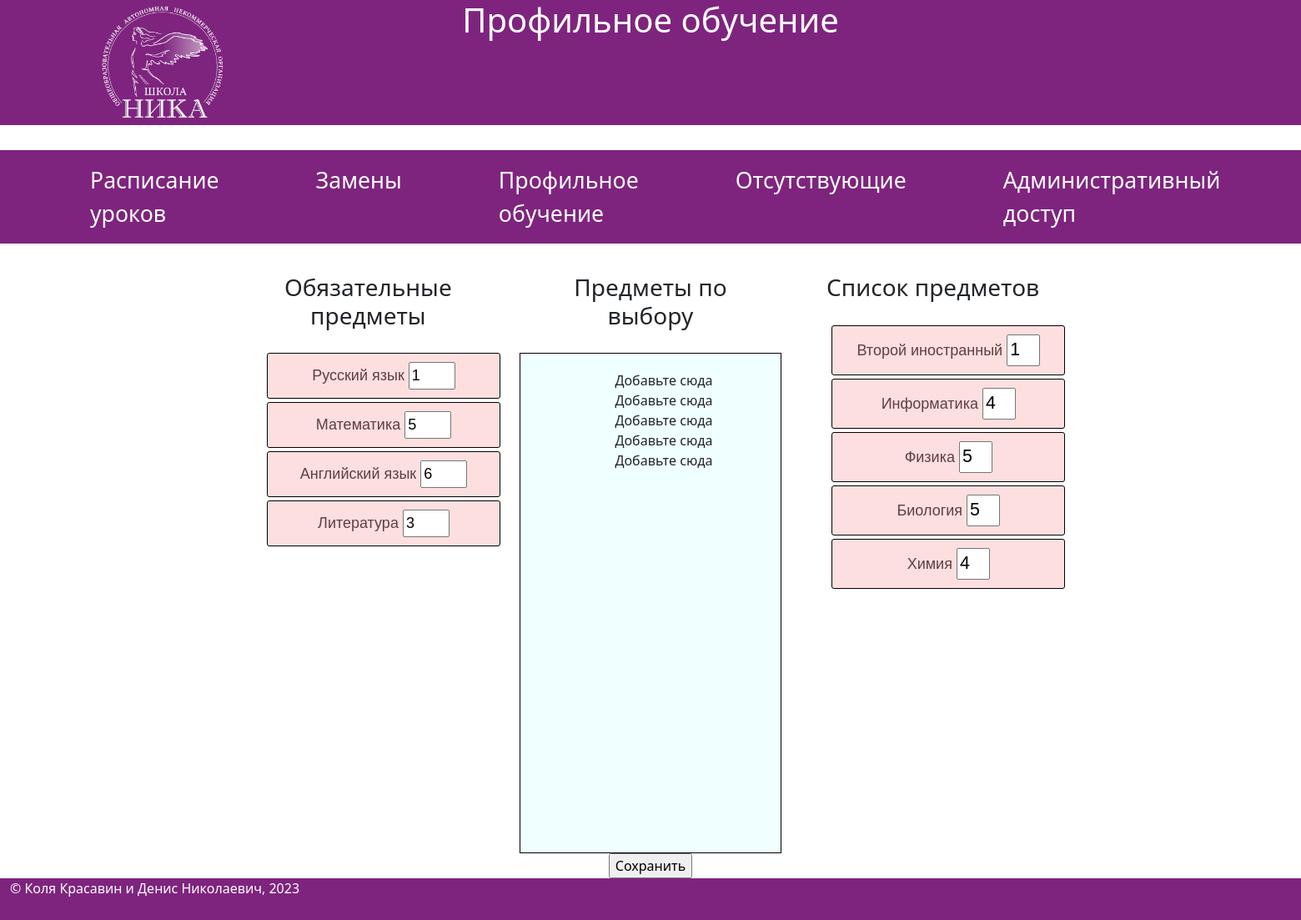
/profile, run on the app's committed database.
### app/models.py (models this page shows, shortened)
class Subjects(db.Model):
    subject_id = db.Column(db.Integer, primary_key=True)
    subject_name = db.Column(db.String(30), index=True, unique=True)
    subject_name_eng = db.Column(db.String(30), index=True, unique=True)
    subj_min = db.Column(db.Integer)
    subj_max = db.Column(db.Integer)
    subj_value = db.Column(db.Integer)
    subj_general = db.Column(db.Boolean, default=True) # по умолчанию обязательный
    subj_10 = db.Column(db.Boolean, default=True)#по умолчанию для 10 класса

### app/routes.py (the view)
@app.route('/profile')
def profile():
    title = 'Профильное обучение'
    subjects_general = Subjects.query.filter_by(subj_general=1).all()
    subjects = Subjects.query.filter_by(subj_general=0).all()
    return render_template('profile.html',
                           title=title,
                           subjects_general=subjects_general,
                            subjects=subjects)

### app/templates/profile.html (shortened to what this page needs)
{% extends  "base.html" %}
{% block content %}
<link rel="stylesheet" href="{{ url_for('static', filename='style2.css') }}">
<div class="row">
    <div class="col-2"></div>
    <div class="col-8 inner_main">
      <div class="container-fluid" id="container">
                    <div class="row">
                        <div class="col-4 start_drop">
                            <h3>Обязательные предметы</h3>
                                <ul id="general">
                                    {% for subj in subjects_general%}
                                    <li class="ui-widget ui-corner-all ui-state-error">
                                        {{ subj.subject_name }}
                                        <input type="number" id="item-{{ subj.subject_name_eng }}" name="item-{{subj.subject_name_eng}}" min="{{subj.subj_min}}" max="{{subj.subj_max}}" value="{{subj.subj_value}}">
                                    </li>
                                    {% endfor %}
                                </ul>
                        </div>
                        <div class="col-4 start_drop">
                            <h3>Предметы по выбору</h3>
                            <div id="droppable">
                                <form id="subj_form" method="POST" onsubmit="form_submit()">
                                <ul id="droplist">
                                    <li>Добавьте сюда</li>
                                    <li>Добавьте сюда</li>
                                    <li>Добавьте сюда</li>
                                    <li>Добавьте сюда</li>
                                    <li>Добавьте сюда</li>
                                </ul>
                                </form>
                            </div>
                        <input type="submit" id="sub" value="Сохранить">
                        </div>
                        <div class="col-4 start_drop">
                            <h3>Список предметов</h3>
                            <ul>
                                {% for subj in subjects%}
                                <li class="draggable itemx ui-widget ui-corner-all ui-state-error">
                                    <span>{{subj.subject_name}}</span>
                                    <span>
                                        <input type="number" class="numb" id="item-{{subj.subject_name_eng}}" name="item-{{subj.subject_name_eng}}" min="{{subj.subj_min}}" max="{{subj.subj_max}}" value="{{subj.subj_value}}">
                                    </span>
                                </li>
                                {% endfor %}
                            </ul>
                        </div>
                    </div>
            </div>
    </div>
    <div class="col-2"></div>
</div>
{% endblock %}

### app/static/style.css (style rules this page uses)
body { margin: 0; padding: 0; font-family:'Segoe UI', Tahoma, Geneva, Verdana, sans-serif; }

### app/static/style2.css (style rules this page uses)
.draggable, .item_new { font-size: large; border: thin solid black; padding: 10px; width: 280px; text-align: center; margin: 4px; }
#general li { font-size: large; border: thin solid black; padding: 10px; width: 280px; text-align: center; margin: 4px; }
.start_drop #droppable { position: relative; border: thin solid black; padding: 20px; width: auto; height: auto; min-height: 600px; background-color: azure; }
#container { border: none; width: auto; height: auto }
ul { list-style: none; }
h2, h3 { padding: 20px; }
.start_drop { text-align: center; }
input.numb { width:40px; font-size:16pt }

### data on the page
Subjects: subject_name "Русский язык", subj_min "1"
Subjects: subject_name "Математика", subj_max "5"
Subjects: subject_name "Английский язык", subj_min "6"
Subjects: subject_name "Литература", subj_min "3"
Subjects: subject_name "Второй иностранный", subj_min "1"
Subjects: subject_name "Информатика", subj_max "4"
Subjects: subject_name "Физика", subj_max "5"
Subjects: subject_name "Биология", subj_max "5"
Subjects: subject_name "Химия", subj_max "4"
